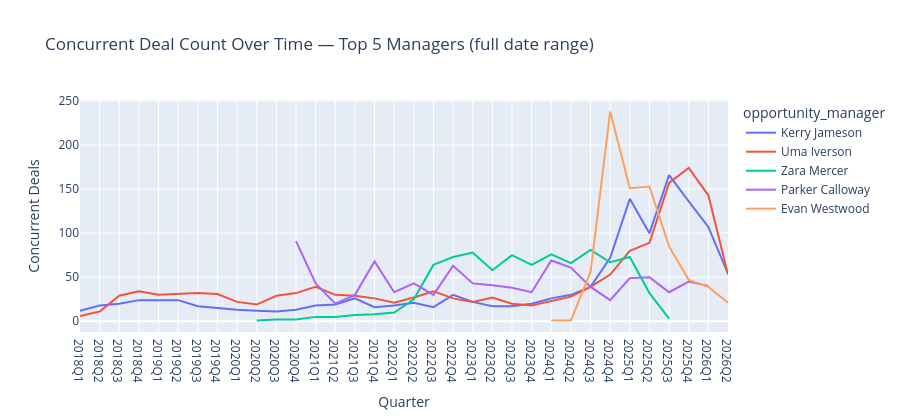

The notebook cell saved with this chart:
### Code cell
top5 = mgr_total.head(5).index.tolist()

fig = px.line(
    timeline[timeline['opportunity_manager'].isin(top5)],
    x='quarter', y='deal_count',
    color='opportunity_manager',
    title='Concurrent Deal Count Over Time — Top 5 Managers (full date range)',
    labels={'deal_count': 'Concurrent Deals', 'quarter': 'Quarter'},
    height=420
)
fig.show()

### Figure 1 — Plotly figure (JSON) as saved in the notebook; plotly's stock layout.template omitted (floating-point values rounded to 4 significant figures)
{"data": [{"hovertemplate": "opportunity_manager=Kerry Jameson<br>Quarter=%{x}<br>Concurrent Deals=%{y}<extra></extra>", "legendgroup": "Kerry Jameson", "line": {"color": "#636efa", "dash": "solid"}, "marker": {"symbol": "circle"}, "mode": "lines", "name": "Kerry Jameson", "orientation": "v", "showlegend": true, "type": "scatter", "x": ["2018Q1", "2018Q2", "2018Q3", "2018Q4", "2019Q1", "2019Q2", "2019Q3", "2019Q4", "2020Q1", "2020Q2", "2020Q3", "2020Q4", "2021Q1", "2021Q2", "2021Q3", "2021Q4", "2022Q1", "2022Q2", "2022Q3", "2022Q4", "2023Q1", "2023Q2", "2023Q3", "2023Q4", "2024Q1", "2024Q2", "2024Q3", "2024Q4", "2025Q1", "2025Q2", "2025Q3", "2025Q4", "2026Q1", "2026Q2"], "xaxis": "x", "y": [12, 18, 20, 24, 24, 24, 17, 15, 13, 12, 11, 13, 18, 19, 26, 16, 18, 21, 16, 30, 22, 17, 17, 20, 26, 30, 39, 72, 139, 100, 166, 136, 107, 54], "yaxis": "y"}, {"hovertemplate": "opportunity_manager=Uma Iverson<br>Quarter=%{x}<br>Concurrent Deals=%{y}<extra></extra>", "legendgroup": "Uma Iverson", "line": {"color": "#EF553B", "dash": "solid"}, "marker": {"symbol": "circle"}, "mode": "lines", "name": "Uma Iverson", "orientation": "v", "showlegend": true, "type": "scatter", "x": ["2018Q1", "2018Q2", "2018Q3", "2018Q4", "2019Q1", "2019Q2", "2019Q3", "2019Q4", "2020Q1", "2020Q2", "2020Q3", "2020Q4", "2021Q1", "2021Q2", "2021Q3", "2021Q4", "2022Q1", "2022Q2", "2022Q3", "2022Q4", "2023Q1", "2023Q2", "2023Q3", "2023Q4", "2024Q1", "2024Q2", "2024Q3", "2024Q4", "2025Q1", "2025Q2", "2025Q3", "2025Q4", "2026Q1", "2026Q2"], "xaxis": "x", "y": [6, 11, 29, 34, 30, 31, 32, 31, 22, 19, 29, 32, 39, 30, 29, 26, 21, 27, 34, 26, 22, 27, 20, 18, 23, 28, 39, 53, 80, 89, 157, 174, 143, 53], "yaxis": "y"}, {"hovertemplate": "opportunity_manager=Zara Mercer<br>Quarter=%{x}<br>Concurrent Deals=%{y}<extra></extra>", "legendgroup": "Zara Mercer", "line": {"color": "#00cc96", "dash": "solid"}, "marker": {"symbol": "circle"}, "mode": "lines", "name": "Zara Mercer", "orientation": "v", "showlegend": true, "type": "scatter", "x": ["2020Q2", "2020Q3", "2020Q4", "2021Q1", "2021Q2", "2021Q3", "2021Q4", "2022Q1", "2022Q2", "2022Q3", "2022Q4", "2023Q1", "2023Q2", "2023Q3", "2023Q4", "2024Q1", "2024Q2", "2024Q3", "2024Q4", "2025Q1", "2025Q2", "2025Q3"], "xaxis": "x", "y": [1, 2, 2, 5, 5, 7, 8, 10, 25, 64, 73, 78, 58, 75, 64, 76, 66, 81, 67, 73, 32, 3], "yaxis": "y"}, {"hovertemplate": "opportunity_manager=Parker Calloway<br>Quarter=%{x}<br>Concurrent Deals=%{y}<extra></extra>", "legendgroup": "Parker Calloway", "line": {"color": "#ab63fa", "dash": "solid"}, "marker": {"symbol": "circle"}, "mode": "lines", "name": "Parker Calloway", "orientation": "v", "showlegend": true, "type": "scatter", "x": ["2020Q4", "2021Q1", "2021Q2", "2021Q3", "2021Q4", "2022Q1", "2022Q2", "2022Q3", "2022Q4", "2023Q1", "2023Q2", "2023Q3", "2023Q4", "2024Q1", "2024Q2", "2024Q3", "2024Q4", "2025Q1", "2025Q2", "2025Q3", "2025Q4", "2026Q1"], "xaxis": "x", "y": [91, 43, 20, 30, 68, 33, 43, 30, 63, 43, 41, 38, 33, 69, 61, 39, 24, 49, 50, 33, 45, 40], "yaxis": "y"}, {"hovertemplate": "opportunity_manager=Evan Westwood<br>Quarter=%{x}<br>Concurrent Deals=%{y}<extra></extra>", "legendgroup": "Evan Westwood", "line": {"color": "#FFA15A", "dash": "solid"}, "marker": {"symbol": "circle"}, "mode": "lines", "name": "Evan Westwood", "orientation": "v", "showlegend": true, "type": "scatter", "x": ["2024Q1", "2024Q2", "2024Q3", "2024Q4", "2025Q1", "2025Q2", "2025Q3", "2025Q4", "2026Q1", "2026Q2"], "xaxis": "x", "y": [1, 1, 56, 238, 151, 153, 85, 47, 39, 21], "yaxis": "y"}], "layout": {"height": 420, "legend": {"title": {"text": "opportunity_manager"}, "tracegroupgap": 0}, "title": {"text": "Concurrent Deal Count Over Time — Top 5 Managers (full date range)"}, "xaxis": {"anchor": "y", "domain": [0, 1], "title": {"text": "Quarter"}}, "yaxis": {"anchor": "x", "domain": [0, 1], "title": {"text": "Concurrent Deals"}}}}
